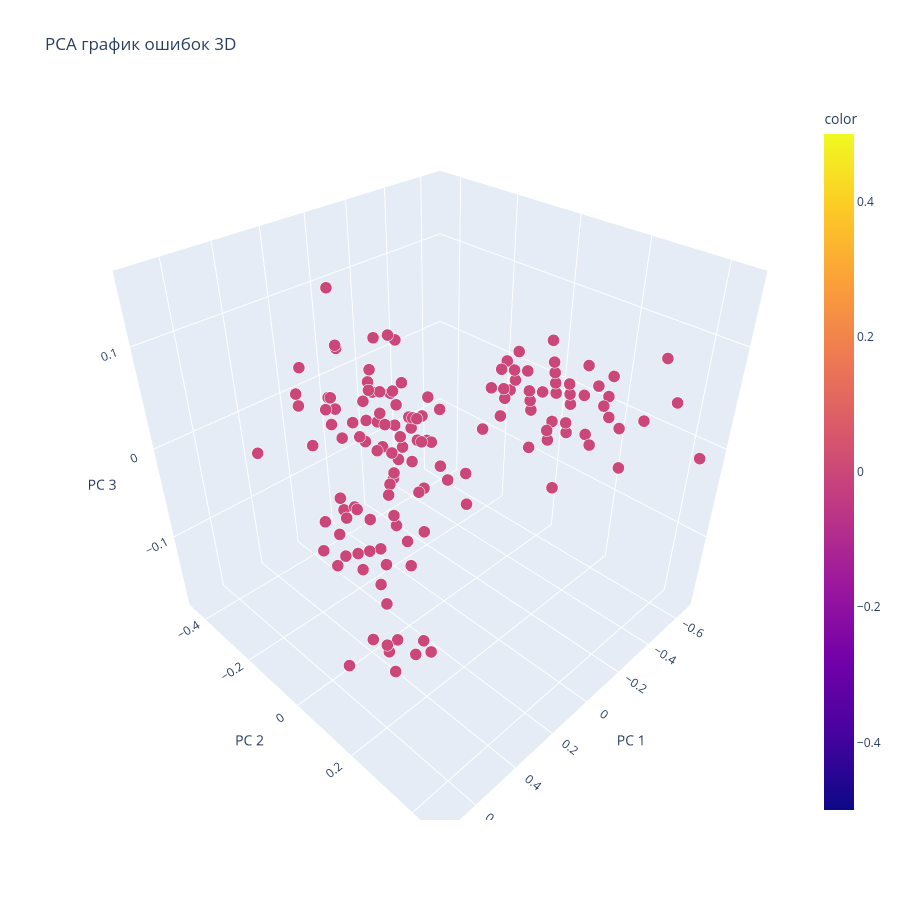

Write notebook code for a chart like this one.
### Code cell
ACCURACY_SCORE_MY_SOLUTION(pred_sp, [2,0,1], [10, 20, 30])

### Figure 1 — Plotly figure (JSON) as saved in the notebook; plotly's stock layout.template omitted (floating-point values rounded to 4 significant figures; data arrays with more than 128 entries replaced by an {"elided": "..."} marker saying what was removed)
{"data": [{"hovertemplate": "PC 1=%{x}<br>PC 2=%{y}<br>PC 3=%{z}<br>size=%{marker.size}<br>color=%{marker.color}<extra></extra>", "legendgroup": "", "marker": {"color": {"elided": "150 int values"}, "coloraxis": "coloraxis", "opacity": 1, "size": {"elided": "150 float values"}, "sizemode": "area", "sizeref": 0.00025, "symbol": "circle"}, "mode": "markers", "name": "", "scene": "scene", "showlegend": false, "type": "scatter3d", "x": {"elided": "150 float values"}, "y": {"elided": "150 float values"}, "z": {"elided": "150 float values"}}], "layout": {"coloraxis": {"colorbar": {"title": {"text": "color"}}, "colorscale": [[0, "#0d0887"], [0.1111, "#46039f"], [0.2222, "#7201a8"], [0.3333, "#9c179e"], [0.4444, "#bd3786"], [0.5556, "#d8576b"], [0.6667, "#ed7953"], [0.7778, "#fb9f3a"], [0.8889, "#fdca26"], [1, "#f0f921"]]}, "height": 900, "legend": {"itemsizing": "constant", "tracegroupgap": 0}, "scene": {"domain": {"x": [0, 1], "y": [0, 1]}, "xaxis": {"title": {"text": "PC 1"}}, "yaxis": {"title": {"text": "PC 2"}}, "zaxis": {"title": {"text": "PC 3"}}}, "title": {"text": "PCA график ошибок 3D"}, "width": 900}}
